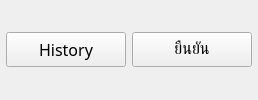
           <widget class="QWidget" name="widget_17" native="true">
            <layout class="QHBoxLayout" name="horizontalLayout_14">
             <property name="leftMargin">
              <number>0</number>
             </property>
             <property name="topMargin">
              <number>0</number>
             </property>
             <property name="rightMargin">
              <number>0</number>
             </property>
             <property name="bottomMargin">
              <number>0</number>
             </property>
             <item>
              <widget class="QWidget" name="widget_18" native="true"/>
             </item>
             <item>
              <widget class="QPushButton" name="ButtonTool_5">
               <property name="minimumSize">
                <size>
                 <width>120</width>
                 <height>35</height>
                </size>
               </property>
               <property name="maximumSize">
                <size>
                 <width>120</width>
                 <height>35</height>
                </size>
               </property>
               <property name="font">
                <font>
                 <family>Sarabun</family>
                 <pointsize>12</pointsize>
                </font>
               </property>
               <property name="text">
                <string>History</string>
               </property>
               <property name="icon">
                <iconset>
                 <normaloff>icon/icons8-search-50.png</normaloff>icon/icons8-search-50.png</iconset>
               </property>
              </widget>
             </item>
             <item>
              <widget class="QPushButton" name="ButtonTool">
               <property name="minimumSize">
                <size>
                 <width>120</width>
                 <height>35</height>
                </size>
               </property>
               <property name="maximumSize">
                <size>
                 <width>120</width>
                 <height>35</height>
                </size>
               </property>
               <property name="font">
                <font>
                 <family>Sarabun</family>
                 <pointsize>12</pointsize>
                </font>
               </property>
               <property name="text">
                <string>ยืนยัน</string>
               </property>
               <property name="icon">
                <iconset>
                 <normaloff>icon/icons8-paper-plane-50.png</normaloff>icon/icons8-paper-plane-50.png</iconset>
               </property>
              </widget>
             </item>
             <item>
              <widget class="QWidget" name="widget_19" native="true"/>
             </item>
            </layout>
           </widget>
